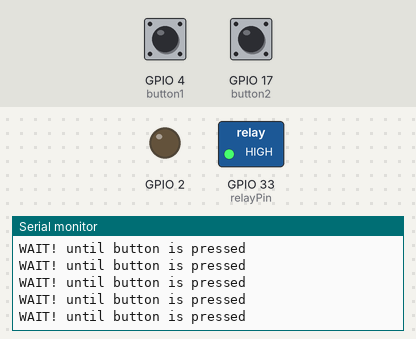
A sketch run on a simulated ESP32. Parts: switched loads named in the sketch (green lamp = pin HIGH), output pins drawn as LEDs (lit = HIGH), the last lines printed to the serial monitor. The test bench sets the inputs (shaded band); at power-on: GPIO 4 (button1) HIGH, GPIO 17 (button2) LOW.

Above: at 1.2 s.
1.3 s: GPIO 4 (button1) pulled LOW for 0.25 s
At 2.8 s:
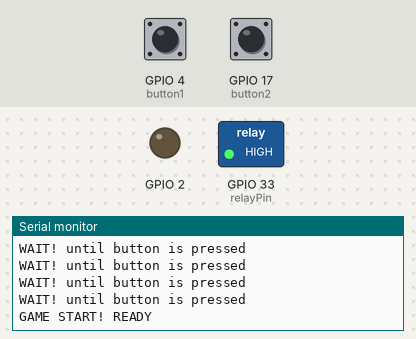
At 6.56 s:
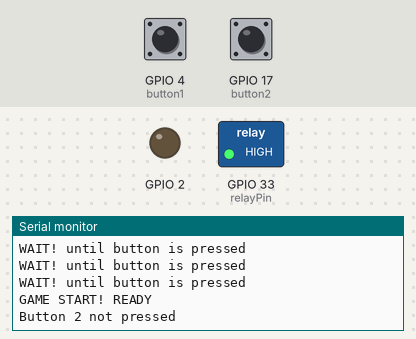

Measured:
- after the input at 1.3 s, the serial monitor: prints a new line after 0.10 s (image 1)

The sketch:

Project_1.ino
```cpp
#define button1 4  // Endstop switch connected to GPIO 4
#define button2 17 // Push button connected to GPIO 17
#define relayPin 33 // Relay connected to GPIO 33

void setup() {
    pinMode(button1, INPUT);
    pinMode(button2, INPUT);
    pinMode(relayPin, OUTPUT);
    Serial.begin(115200);
    digitalWrite(relayPin, HIGH);
    pinMode(2,OUTPUT);
}

void loop() {
    int switch1 = digitalRead(button1);
    int switch2 = digitalRead(button2);
    //digitalWrite(relayPin, LOW);
    if (switch1 == LOW) {
        Serial.println("GAME START! READY");
        delay(5000);

        if (switch2 == HIGH) {
            Serial.println("Player ready");
            delay(2000);
            Serial.println("READY!");
            digitalWrite(relayPin, LOW);
            digitalWrite(2,HIGH);

        } else {
            Serial.println("Button 2 not pressed");
        }
    } else {
        Serial.println("WAIT! until button is pressed");
    }
    delay(200);  // Debouncing delay to stabilize button readings
}
```
